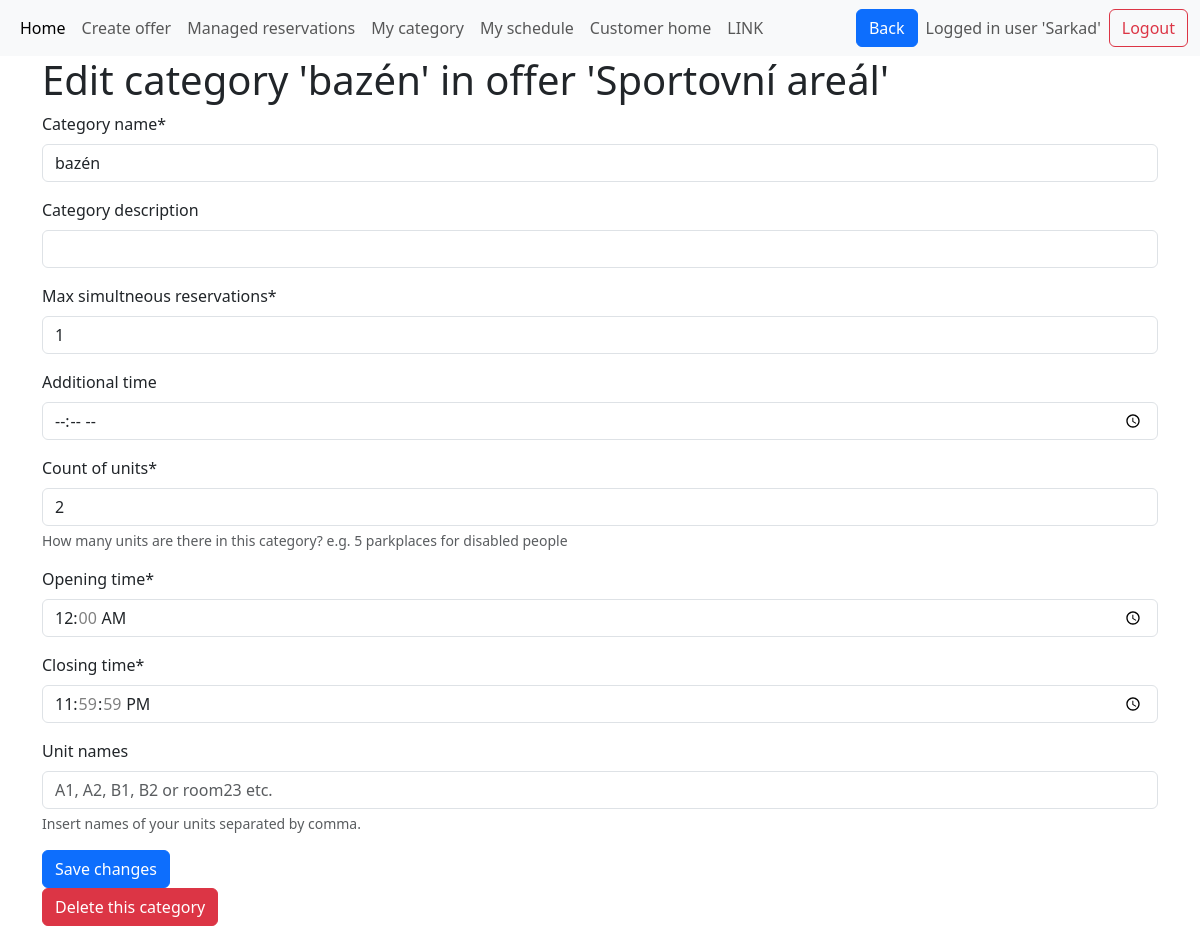
The app's page /edit_category/31/31/ (signed in), older data.
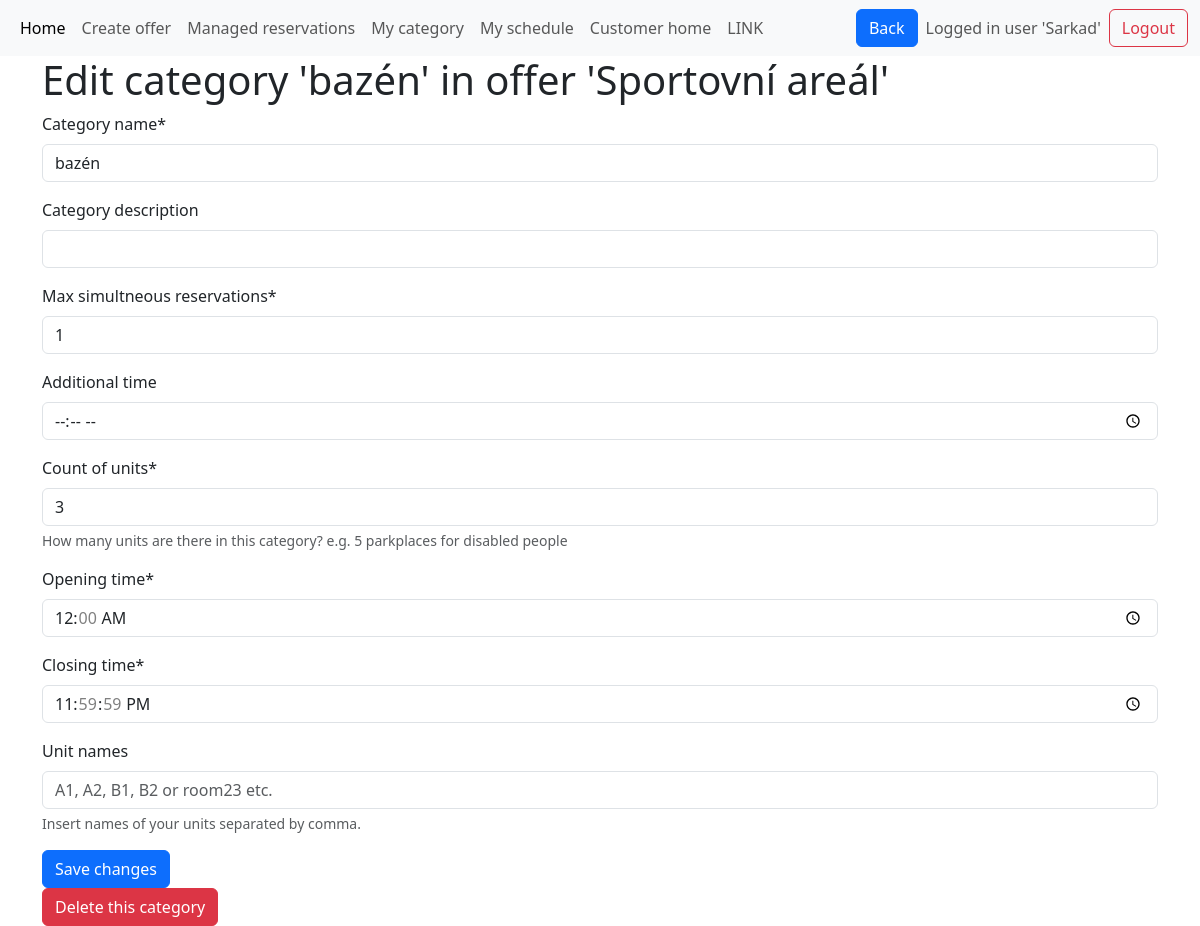
The same page, newer data.
### base/models.py (models this page shows, shortened)
class Category(models.Model):
    category_name = models.CharField(max_length=50)
    category_description = models.CharField(max_length=1000, null=True, blank=True)
    category_capacity = models.IntegerField(default=1,help_text="How many reservations at one time are possible? e.g.seminar = 20 or parkplace = 1")
    max_simultneous_reservations = models.IntegerField(default=1)
    additional_time = models.DurationField(null=True, blank=True,default=0)
    count_of_units = models.IntegerField(default=1,help_text="How many units are there in this category? e.g. 5 parkplaces for disabled people")
    created_at = models.DateTimeField(default=timezone.now)
    unit_names = models.JSONField(default=list) # list of unit names
    opening_time = models.TimeField(default=datetime.time(0, 0))
    closing_time = models.TimeField(default=datetime.time(23, 59,59)) #TODO 24:00 and default values 9:23-9:23
    belongs_to_offer = models.ForeignKey(Offer, on_delete=models.CASCADE)
    category_pricing = models.ForeignKey(Pricing, on_delete=models.CASCADE, null=True)

### base/views.py (the view, shortened to what this page needs)
# urls.py: path('edit_category', views.edit_category, name='edit_category'),
@login_required
def edit_category(request, offer_id=None, category_id=None):
    current_offer = get_object_or_404(Offer, pk=offer_id)
    current_offer_name = current_offer.offer_name
    category = get_object_or_404(Category, pk=category_id)
    form = forms.CategoryForm(instance=category)
    offer = category.belongs_to_offer
    categories = Category.objects.filter(belongs_to_offer=offer)
    offer_name = offer.offer_name
    units = Unit.objects.filter(belongs_to_category=category)
    old_opening_time = category.opening_time
    old_closing_time = category.closing_time
    if category.belongs_to_offer.manager_of_this_offer != request.user:
        messages.error(request, "You are not authorized to edit this category.")
        return redirect("manager_home")  # Redirect to a safe page
    hours = [time(hour=h) for h in range(24)]
    return render(
        request,
        "edit_category.html",
        context={
            "form": form,
            "offer_id": offer_id,
            "offer_name": current_offer_name,
            "category_name": category.category_name,
            "category_id": category.id,
            "units": units,
            "hours": hours,
        },
    )

### base/forms.py (shortened to what this page needs)
class CategoryForm(ModelForm):
    unit_names_input = forms.CharField(
        required=False,
        label="Unit names",
        help_text='Insert names of your units separated by comma.',
        widget=forms.TextInput(attrs={"placeholder": "A1, A2, B1, B2 or room23 etc."}),
    )
    class Meta:
        model = models.Category
        exclude = [
            "belongs_to_offer",
            "created_at",
            "category_pricing",
            "category_capacity",
            "unit_names",
        ]  # limiting the fields if that are displayed
        widgets = {
            "additional_time": widgets.DateInput(
                attrs={"type": "time"}
            ),  # here must be time-duration picker, not time-picker
            "opening_time": TimeInput(
                attrs={"type": "time", "step": "3600"}  # Setting step to 3600 seconds (1 hour)
            ),
            "closing_time": TimeInput(
                attrs={"type": "time", "step": "3600"}  # Same as above for consistency
            )
        }

### templates/edit_category.html (shortened to what this page needs)
{% extends 'main.html' %}
{% load crispy_forms_tags %}
{% load static %}
{% block content %}
<div class="container-md">
    <h1> Edit category '{{ category_name }}' in offer '{{ offer_name }}' </h1>
    <form method="post" class="form">
        {{ form|crispy }}
        <button type="submit" class="btn btn-primary">Save changes</button>
    </form>
    <a onclick="location.href='{% url 'delete_category' offer_id category_id %}'" class="btn btn-danger"
        id="addrow">Delete this category</a>
</div>
{% endblock %}

Row changes from the older to the newer data that the page shows:
changed Category "bazén": count_of_units "2" → "3"
